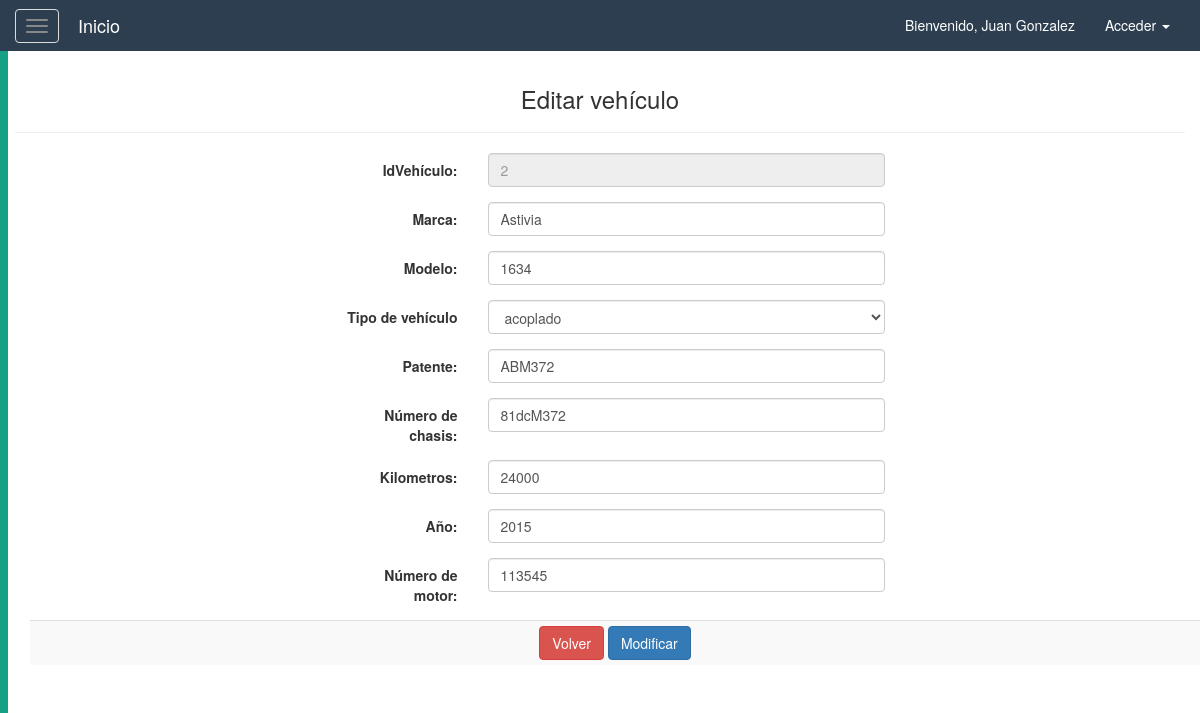
Screenshot of /logistica/editarVehiculo.php?id=2 (signed in) with the database file from the repository.
### tables this page shows
CREATE TABLE `vehiculo` (
  `idVehiculo` int(11) NOT NULL,
  `tipo_vehiculo` varchar(45) DEFAULT NULL,
  `patente` varchar(45) DEFAULT NULL,
  `nro_chasis` varchar(45) DEFAULT NULL,
  `marca` varchar(45) DEFAULT NULL,
  `modelo` varchar(45) DEFAULT NULL,
  `nro_motor` varchar(45) DEFAULT NULL,
  `km` int(11) DEFAULT NULL,
  `anio` year(4) DEFAULT NULL
);

### resources/db/control.php (called while the page is built, shortened)
<?php
    class controlDB{
        function __construct(){
            try{
            $host="localhost";
            $dbname="logistica";
            $user="root";
            $pass="";
            $this->con=mysqli_connect($host,$user,$pass) or die("No se puede conectar con la base de datos.");
            mysqli_select_db($this->con,$dbname)or die("No se encuentra la base de datos.");
            mysqli_set_charset($this->con, "utf8");
            }catch(Exception $ex){
                throw $ex;
            }
        }
        function consultar($sql){
        $link=$this->con;
        $stmt = mysqli_prepare($link, $sql);
        mysqli_stmt_execute($stmt);
        $result = $stmt->get_result();
        $data=null;
        while($fila=$result->fetch_assoc()){
            $data[]=$fila;
        }
        return $data;
        }
    }
?>

### logistica/editarVehiculo.php (the view, shortened to what this page needs)
<!DOCTYPE html>
<html lang="es">
<head>
    <?php
        $cod = $_GET['id'];
        $obj = new controlDB();
        $vehiculo = $obj -> consultar("SELECT *
            FROM vehiculo
            WHERE idVehiculo = '$cod'");
    ?>
</head>
<body>
    <?php
        require_once($_SERVER['DOCUMENT_ROOT'].'/resources/templates/header.php');
    ?>
    <div id="wrapper">
    <?php
        require_once($_SERVER['DOCUMENT_ROOT'].'/resources/templates/sidebar.php');
    ?>
        <div id="page-content-wrapper">
            <div class="container-fluid">
                <div class="row">
                    <div class="col-lg-12 text-center">
                        <div class="row">
                            <div class="col">
                                <h3>Editar vehículo</h3>
                                <hr>
                            </div>
                        </div>
                        <div class="container">
                            <div class="row">
                                <div class="col">
                                    <form action="bdVehiculo.php" method="post" class="form-horizontal">
                                        <table class="table table-striped  table-condensed table-hover">
                                            <?php foreach($vehiculo as $vehiculos){ ?>
                                            <div class="form-group">
                                                <div class="col-xs-12 col-lg-6 col-lg-offset-3">
                                                    <label class="control-label col-xs-4 col-sm-3">IdVehículo:</label>
                                                    <div class="col-xs-8 col-sm-9">
                                                        <input type="text" class="form-control"  placeholder="<?php echo $vehiculos['idVehiculo']; ?>" name="idVehiculo" readonly="readonly">
                                                    </div>
                                                </div>
                                            </div>
                                            <div class="form-group">
                                                <div class="col-xs-12 col-lg-6 col-lg-offset-3">
                                                    <label class="control-label col-xs-4 col-sm-3">Marca:</label>
                                                    <div class="col-xs-8 col-sm-9">
                                                        <input type="text" class="form-control"  value="<?php echo $vehiculos['marca']; ?>" name="marca">
                                                    </div>
                                                </div>
                                            </div>
                                            <div class="form-group">
                                                <div class="col-xs-12 col-lg-6 col-lg-offset-3">
                                                    <label class="control-label col-xs-4 col-sm-3">Modelo:</label>
                                                    <div class="col-xs-8 col-sm-9">
                                                        <input type="text" class="form-control"  value="<?php echo $vehiculos['modelo']; ?>" name="modelo">
                                                    </div>
                                                </div>
                                            </div>
                                            <div class="form-group">
                                                <div class="col-xs-12 col-lg-6 col-lg-offset-3">
                                                    <div class="control-label col-xs-4 col-sm-3">
                                                        <label for="">Tipo de vehículo</label>
                                                    </div>
                                                    <div class="col-xs-8 col-sm-9">
                                                        <select class="form-control" id="selVehi" name="tipo_vehi">
                                                            <option value="<?php echo $vehiculos['tipo_vehiculo'];?>" selected><?php echo $vehiculos['tipo_vehiculo']; ?></option>
                                                        </select>
                                                    </div>
                                                </div>
                                            </div>
                                            <div class="form-group">
                                                <div class="col-xs-12 col-lg-6 col-lg-offset-3">
                                                    <label class="control-label col-xs-4 col-sm-3">Patente:</label>
                                                    <div class="col-xs-8 col-sm-9">
                                                        <input type="text" class="form-control"  value="<?php echo $vehiculos['patente']; ?>" name="patente">
                                                    </div>
                                                </div>
                                            </div>
                                            <div class="form-group">
                                                <div class="col-xs-12 col-lg-6 col-lg-offset-3">
                                                    <label class="control-label col-xs-4 col-sm-3">Número de chasis:</label>
                                                    <div class="col-xs-8 col-sm-9">
                                                        <input type="text" class="form-control"  value="<?php echo $vehiculos['nro_chasis']; ?>" name="num_chasis">
                                                    </div>
                                                </div>
                                            </div>
                                            <div class="form-group">
                                                <div class="col-xs-12 col-lg-6 col-lg-offset-3">
                                                    <label class="control-label col-xs-4 col-sm-3">Kilometros:</label>
                                                    <div class="col-xs-8 col-sm-9">
                                                        <input type="text" class="form-control"  value="<?php echo $vehiculos['km']; ?>" name="kilometros">
                                                    </div>
                                                </div>
                                            </div>
                                            <div class="form-group">
                                                <div class="col-xs-12 col-lg-6 col-lg-offset-3">
                                                    <label class="control-label col-xs-4 col-sm-3">Año:</label>
                                                    <div class="col-xs-8 col-sm-9">
                                                        <input type="text" class="form-control"  value="<?php echo $vehiculos['anio']; ?>" name="anio">
                                                    </div>
                                                </div>
                                            </div>
                                            <div class="form-group">
                                                <div class="col-xs-12 col-lg-6 col-lg-offset-3">
                                                    <label class="control-label col-xs-4 col-sm-3">Número de motor:</label>
                                                    <div class="col-xs-8 col-sm-9">
                                                        <input type="text" class="form-control"  value="<?php echo $vehiculos['nro_motor']; ?>" name="num_motor">
                                                    </div>
                                                </div>
                                            </div>
                                            <tr>
                                                <td colspan="3" class="text-center">
                                                    <a href="vehiculo.php" class="btn btn-danger">Volver</a>
                                                    <input type="submit" value="Modificar" class="btn btn-primary">
                                                </td>
                                            </tr>
                                            <?php } ?>
                                        </table>
                                    </form>
                                </div>
                            </div>
                        </div>
                    </div>
                </div>
            </div>
        </div>
    </div>
</body>
</html>

### resources/css/menuLateral.css (style rules this page uses)
#page-content-wrapper { width: 100%; height: 100%; position: absolute; padding: 15px; }

### rows the page displays
vehiculo: idVehiculo "2", marca "Astivia", modelo "1634", tipo_vehi "acoplado", patente "ABM372", num_chasis "81dcM372", kilometros "24000", anio "2015", num_motor "113545"

### other values shown
$_SESSION['usuario'] "Juan Gonzalez"
